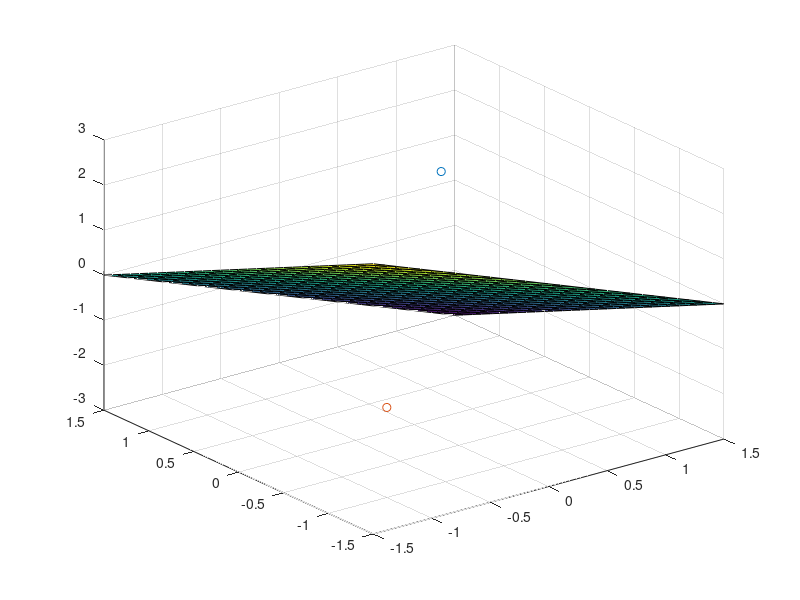

MATLAB code to generate this figure:
clear
close all
clc

A = 2;
B = 2;
C = 3;
D = 3;

[x y] = meshgrid(-1.5:0.1:1.5, -1.5:0.1:1.5);

z = -x -y;

surf(x, y, z)
hold on
plot3(1, 1, 1, "o")
hold on
plot3(-1, -1, -1, "o")

fun = @(x,y,z) 1/(2*pi)^(3/2)*exp(-((x).^2 + (y).^2 + (z).^2)/2);

xmin = -sqrt(3);
xmax = sqrt(3);
ymin = @(x) -sqrt(3-x.^2);
ymax = @(x) sqrt(3-x.^2);
zmin = @(x,y) -sqrt(3-x.^2 - y.^2);
zmax = @(x,y) sqrt(3-x.^2 - y.^2);

q = integral3(fun, xmin, xmax, ymin, ymax, zmin, zmax, 'Method', 'tiled')